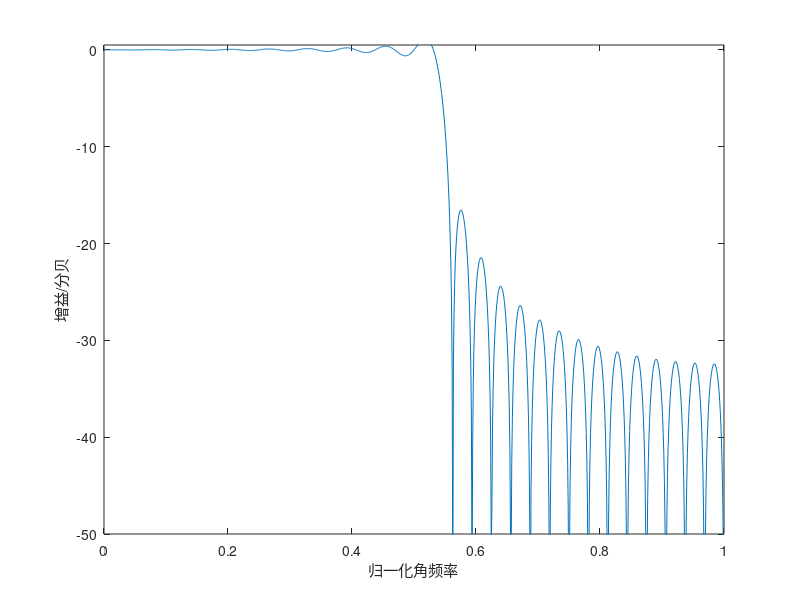

MATLAB code to generate this figure:

M=63;%所需频率采样点个数
Wp=0.5*pi;%通带截止频率
m=0:(M+1)/2;%通频带上的采样点
Wm=2*pi*m./(M+1);%阻带截止频率
mtr=floor(Wp*(M+1)/(2*pi))+2;
%向负方向舍入floor(3.5)=3;floor(-3.2)=-4
Ad=[Wm<=Wp];
Ad(mtr)=0.38;
Hd=Ad.*exp(-j*0.5*M*Wm);%构造频域采样向量H(k)
Hd=[Hd conj(fliplr(Hd(2:(M+1)/2)))];%fliplr函数实现矩阵的左右翻转conj是求复数的共轭
h=real(ifft(Hd));%h（n）=IDFT[H(k)]
w=linspace(0,pi,1000);%用于产生0,pi之间的1000点行矢量
H=freqz(h,[1],w);%滤波器的幅频特性图
figure(2)
plot(w/pi,20*log10(abs(H)));%参数分别是归一化频率与幅值
xlabel('归一化角频率');
ylabel('增益/分贝');
axis([0 1 -50 0.5]);
